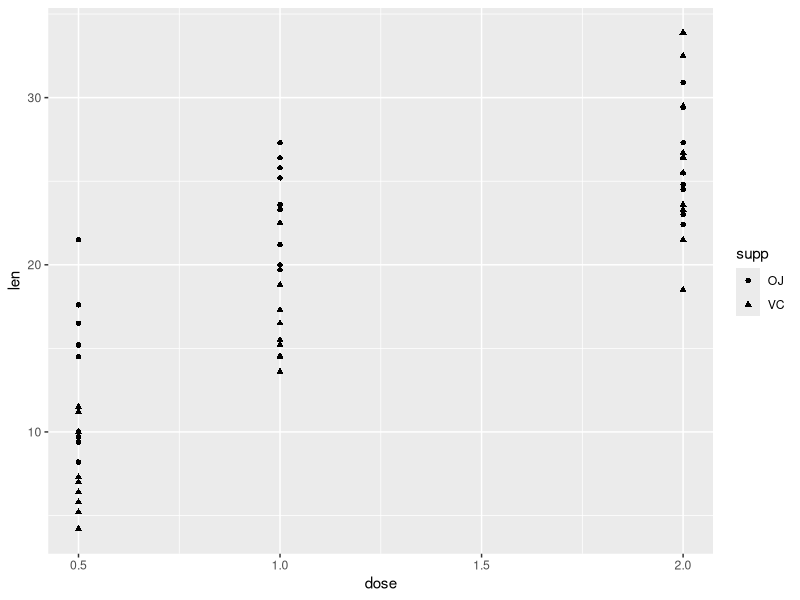

Recreate this plot in R.
## ---- chunk 1
library(ggplot2)
data("ToothGrowth")
str(ToothGrowth)
ggplot(ToothGrowth, aes(dose, len)) +
    geom_point(aes(shape = supp))
## ---- chunk 2
summary(ToothGrowth)
summary(lm(ToothGrowth$len ~ ToothGrowth$dose))
## ---- chunk 3
# null hypothesis 1: supplements have the same tooth growth effect
hypoth1<-t.test(len ~ supp, data = ToothGrowth)
hypoth1$conf.int
hypoth1$p.value
## ---- chunk 4
df <- data.frame()
lvs <- levels(factor(ToothGrowth$dose))
for (lv in lvs) {
    hypoth2 <- t.test(len ~ supp, data = subset(ToothGrowth, dose == lv))
    df <- rbind(df, c(hypoth2$conf.int, hypoth2$p.value))
}
colnames(df) <- c("-2sigma", "2sigma", "p-value")
rownames(df) <- c("dose=0.5", "dose=1", "dose=2")
df
